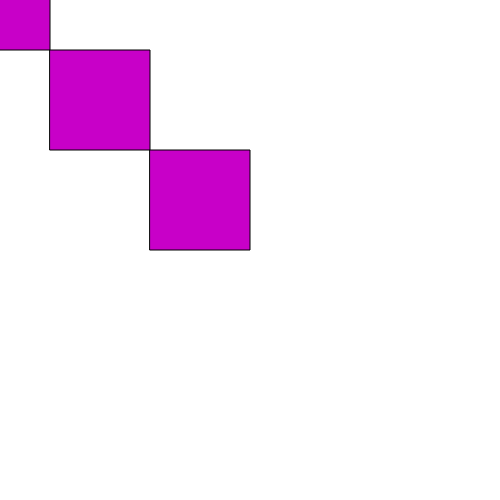
Frame 1 (no input)
Frame 60 (no input): identical to frame 1, image omitted
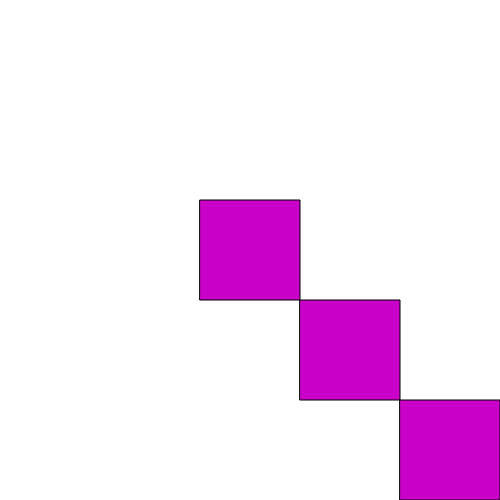
Frame 120 (the mouse pressed at the canvas centre since frame 60)

The p5.js sketch that drew these frames (run headless with seeded random() and noise() and a simulated clock; from frame 60 on, the mouse is pressed at the canvas centre):

// p5.js sketch
// ── sketch.js
function setup () {
    createCanvas(500,500)
}

function draw() {
    background(255)
    fill (200,0,200)
    rectMode(CENTER)
    square (mouseX, mouseY, 100)
    square (mouseX +100, mouseY +100, 100)
    square ( mouseX +200, mouseY +200, 100, )
    

}
